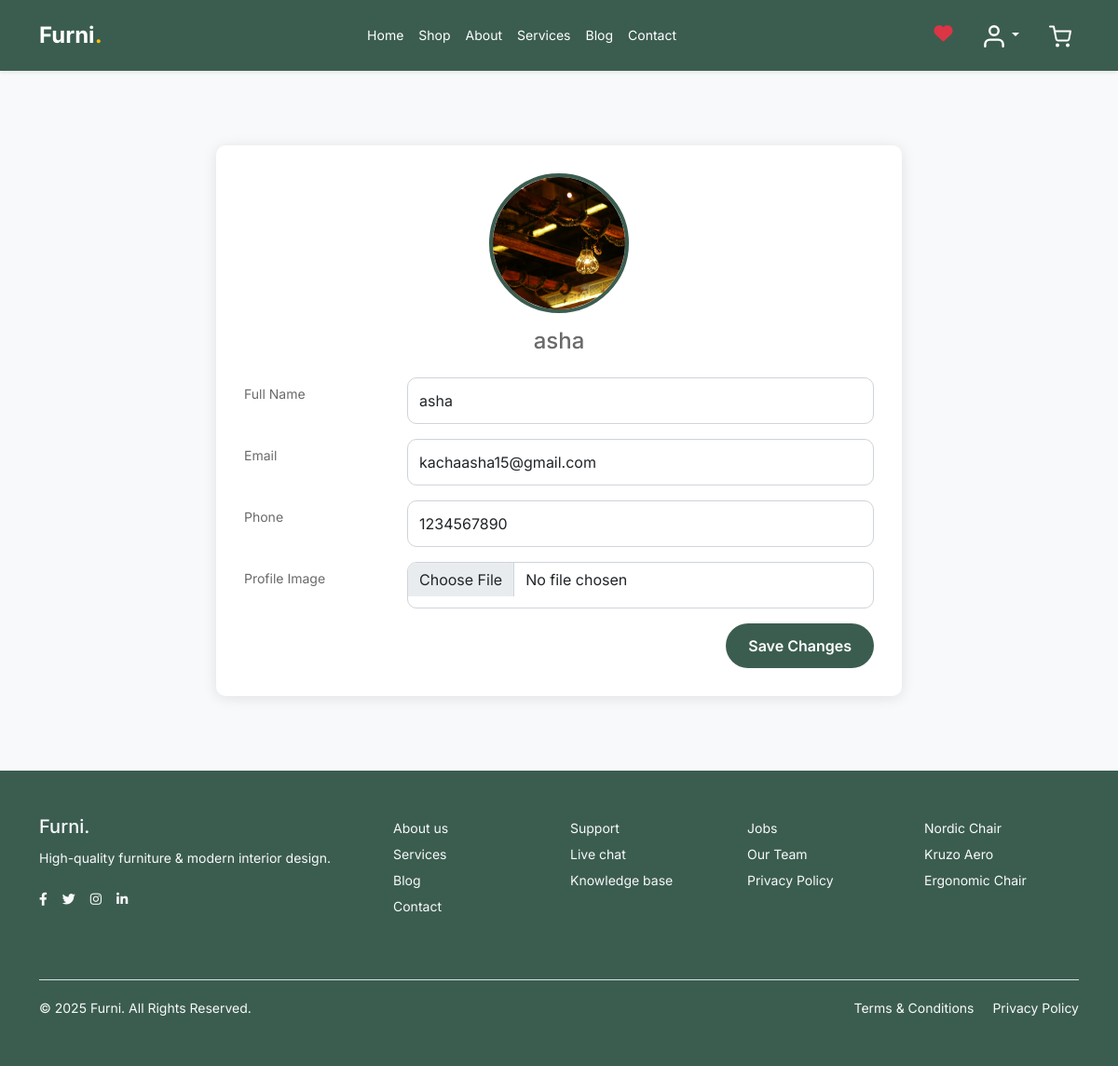
The app's page /profile/ (signed in) with its own data.
### myapp/models.py (models this page shows)
class user(models.Model):
    name= models.CharField(max_length=50)
    email= models.EmailField(max_length=50)
    password= models.CharField(max_length=50)
    phone_number=models.IntegerField(blank=True,null=True)
    image=models.ImageField(upload_to='image', blank=True,null=True)
    otp=models.IntegerField(blank=True,null=True)

### myapp/views.py (the view, shortened to what this page needs)
# urls.py: path('profile/', views.profile, name='profile'),
def profile(request):
    uid=user.objects.get(name=request.session['name'])
    print(uid)
    con={
        "uid":uid
    }
    return render(request, 'profile.html',con)

### myapp/templates/profile.html (shortened to what this page needs)
{% load static %}
<!DOCTYPE html>
<html lang="en">
<head>
  <link href="{% static 'css/bootstrap.min.css' %}" rel="stylesheet">
  <link href="https://cdnjs.cloudflare.com/ajax/libs/font-awesome/6.0.0-beta3/css/all.min.css" rel="stylesheet">
  <link href="{% static 'css/tiny-slider.css' %}" rel="stylesheet">
  <link href="{% static 'css/style.css' %}" rel="stylesheet">
</head>
<body>
  <nav class="navbar navbar-expand-lg navbar-dark py-3 shadow-sm">
    <div class="container">
      <a class="navbar-brand fw-bold fs-4" href="{% url 'index' %}">Furni<span class="text-warning">.</span></a>
      <div class="collapse navbar-collapse" id="navMenu">
        <ul class="navbar-nav mx-auto mb-2 mb-lg-0">
          <li class="nav-item"><a class="nav-link" href="{% url 'index' %}">Home</a></li>
          <li class="nav-item"><a class="nav-link" href="{% url 'shop' %}">Shop</a></li>
          <li class="nav-item"><a class="nav-link" href="{% url 'about' %}">About</a></li>
          <li class="nav-item"><a class="nav-link" href="{% url 'services' %}">Services</a></li>
          <li class="nav-item"><a class="nav-link" href="{% url 'blog' %}">Blog</a></li>
          <li class="nav-item"><a class="nav-link" href="{% url 'contact' %}">Contact</a></li>
        </ul>
        <ul class="navbar-nav d-flex align-items-center gap-3">
          <li class="nav-item"><a class="nav-link" href="{% url 'wishlist' %}"><i class="fas fa-heart text-danger fs-5"></i></a></li>
          <li class="nav-item dropdown">
            <a class="nav-link dropdown-toggle" href="#" id="userDrop" role="button" data-bs-toggle="dropdown">
              <img src="{% static 'images/user.svg' %}" width="24" height="24" alt="User">
            </a>
          </li>
          <li class="nav-item">
            <a class="nav-link position-relative" href="{% url 'cart' %}">
              <img src="{% static 'images/cart.svg' %}" width="24" height="24" alt="Cart">
            </a>
          </li>
        </ul>
      </div>
    </div>
  </nav>
  <section class="profile-wrapper">
    <div class="container">
      <div class="row justify-content-center">
        <div class="col-lg-8">
          <div class="profile-card">
            <div class="text-center mb-4">
              {% if uid.image %}
                <img src="{{ uid.image.url }}" class="profile-img" alt="User Image">
              {% else %}
                <img src="{% static 'default_profile.png' %}" class="profile-img" alt="Default User">
              {% endif %}
              <h4 class="mt-3">{{ uid.name }}</h4>
            </div>
            <form method="POST" enctype="multipart/form-data">
              <div class="mb-3 row">
                <label class="col-sm-3 col-form-label">Full Name</label>
                <div class="col-sm-9"><input type="text" name="name" class="form-control" value="{{ uid.name }}"></div>
              </div>
              <div class="mb-3 row">
                <label class="col-sm-3 col-form-label">Email</label>
                <div class="col-sm-9"><input type="email" name="email" class="form-control" value="{{ uid.email }}"></div>
              </div>
              <div class="mb-3 row">
                <label class="col-sm-3 col-form-label">Phone</label>
                <div class="col-sm-9"><input type="text" name="phone_number" class="form-control" value="{{ uid.phone_number }}"></div>
              </div>
              <div class="mb-3 row">
                <label class="col-sm-3 col-form-label">Profile Image</label>
                <div class="col-sm-9"><input type="file" name="image" class="form-control"></div>
              </div>
              <div class="text-end">
                <button type="submit" class="btn btn-info px-4">Save Changes</button>
              </div>
            </form>
          </div>
        </div>
      </div>
    </div>
  </section>
  <footer class="footer-section text-light py-5">
    <div class="container">
      <div class="row mb-5">
        <div class="col-lg-4">
          <h5>Furni.</h5>
          <p>High-quality furniture & modern interior design.</p>
          <div class="d-flex gap-3">
            <a href="#"><i class="fab fa-facebook-f text-light"></i></a>
            <a href="#"><i class="fab fa-twitter text-light"></i></a>
            <a href="#"><i class="fab fa-instagram text-light"></i></a>
            <a href="#"><i class="fab fa-linkedin-in text-light"></i></a>
          </div>
        </div>
        <div class="col-lg-8">
          <div class="row">
            <div class="col-6 col-md-3"><ul class="list-unstyled"><li><a href="#" class="text-light">About us</a></li><li><a href="#" class="text-light">Services</a></li><li><a href="#" class="text-light">Blog</a></li><li><a href="#" class="text-light">Contact</a></li></ul></div>
            <div class="col-6 col-md-3"><ul class="list-unstyled"><li><a href="#" class="text-light">Support</a></li><li><a href="#" class="text-light">Live chat</a></li><li><a href="#" class="text-light">Knowledge base</a></li></ul></div>
            <div class="col-6 col-md-3"><ul class="list-unstyled"><li><a href="#" class="text-light">Jobs</a></li><li><a href="#" class="text-light">Our Team</a></li><li><a href="#" class="text-light">Privacy Policy</a></li></ul></div>
            <div class="col-6 col-md-3"><ul class="list-unstyled"><li><a href="#" class="text-light">Nordic Chair</a></li><li><a href="#" class="text-light">Kruzo Aero</a></li><li><a href="#" class="text-light">Ergonomic Chair</a></li></ul></div>
          </div>
        </div>
      </div>
      <div class="border-top pt-3">
        <div class="d-md-flex justify-content-between align-items-center">
          <p class="mb-0">&copy; <script>document.write(new Date().getFullYear());</script> Furni. All Rights Reserved.</p>
          <div>
            <a href="#" class="text-light me-3">Terms & Conditions</a>
            <a href="#" class="text-light">Privacy Policy</a>
          </div>
        </div>
      </div>
    </div>
  </footer>
</body>
</html>

### myapp/static/css/style.css (style rules this page uses)
body { overflow-x: hidden; position: relative; font-family: "Inter", sans-serif; font-weight: 400; line-height: 28px; color: #6a6a6a; font-size: 14px; background-color: #eff2f1; }
a { text-decoration: none; transition: .3s all ease; color: #2f2f2f; text-decoration: underline; }
.btn { font-weight: 600; padding: 12px 30px; border-radius: 30px; color: #ffffff; background: #2f2f2f; border-color: #2f2f2f; }
.footer-section { padding: 80px 0; background: #ffffff; }
.footer-section a { text-decoration: none; color: #2f2f2f; -webkit-transition: .3s all ease; -o-transition: .3s all ease; transition: .3s all ease; }
.footer-section .border-top { border-color: #dce5e4; }
.form-control { height: 50px; border-radius: 10px; font-family: "Inter", sans-serif; }

### myapp/templates/profile.html (style rules this page uses)
body { margin: 0; padding: 0; background: #f8f9fa; }
.navbar, .footer-section { background-color: #3b5d50; }
.navbar .nav-link, .navbar-brand { color: #fff !important; }
.profile-wrapper { padding: 80px 0; }
.profile-card { background: #fff; border-radius: 10px; padding: 30px; box-shadow: 0 2px 15px rgba(0,0,0,0.1); }
.profile-img { width: 150px; height: 150px; object-fit: cover; border-radius: 50%; border: 4px solid #3b5d50; }
.btn-info { background: #3b5d50; border: #3b5d50; }

### records on screen
user: image (picture), name "asha", email "kachaasha15@gmail.com", phone_number "1234567890"
